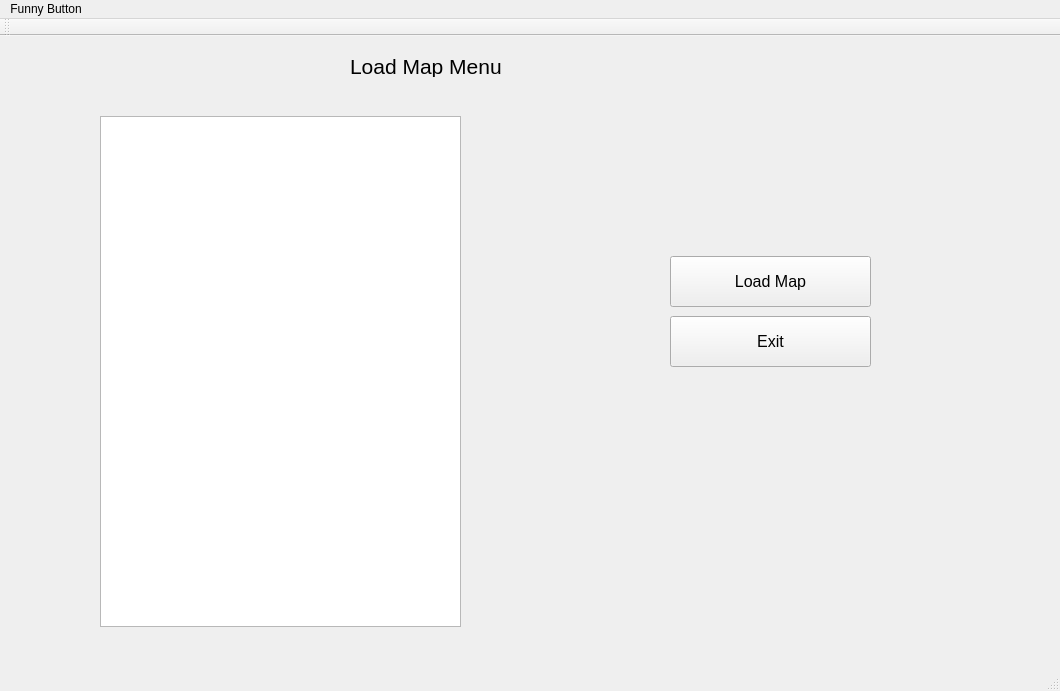
<?xml version="1.0" encoding="UTF-8"?>
<ui version="4.0">
 <class>MapEditorClass</class>
 <widget class="QMainWindow" name="MapEditorClass">
  <property name="geometry">
   <rect>
    <x>0</x>
    <y>0</y>
    <width>1060</width>
    <height>691</height>
   </rect>
  </property>
  <property name="windowTitle">
   <string>MapEditor</string>
  </property>
  <property name="autoFillBackground">
   <bool>false</bool>
  </property>
  <widget class="QWidget" name="centralWidget">
   <widget class="QStackedWidget" name="stackedWidget">
    <property name="geometry">
     <rect>
      <x>-30</x>
      <y>0</y>
      <width>1091</width>
      <height>641</height>
     </rect>
    </property>
    <property name="currentIndex">
     <number>2</number>
    </property>
    <widget class="QWidget" name="widget_mainPage">
     <widget class="QLabel" name="label_mainPage_title">
      <property name="geometry">
       <rect>
        <x>250</x>
        <y>50</y>
        <width>581</width>
        <height>241</height>
       </rect>
      </property>
      <property name="font">
       <font>
        <family>Goudy Stout</family>
        <pointsize>36</pointsize>
        <underline>true</underline>
       </font>
      </property>
      <property name="text">
       <string>Map Editor</string>
      </property>
     </widget>
     <widget class="QWidget" name="layoutWidget">
      <property name="geometry">
       <rect>
        <x>300</x>
        <y>210</y>
        <width>441</width>
        <height>351</height>
       </rect>
      </property>
      <layout class="QVBoxLayout" name="layout_mainMenu">
       <item>
        <widget class="QPushButton" name="button_mainPage_newMap">
         <property name="font">
          <font>
           <family>Goudy Stout</family>
           <pointsize>16</pointsize>
          </font>
         </property>
         <property name="text">
          <string>New Map</string>
         </property>
        </widget>
       </item>
       <item>
        <widget class="QPushButton" name="button_mainPage_loadMap">
         <property name="font">
          <font>
           <family>Goudy Stout</family>
           <pointsize>16</pointsize>
          </font>
         </property>
         <property name="text">
          <string>Load Map</string>
         </property>
        </widget>
       </item>
       <item>
        <widget class="QPushButton" name="button_mainPage_exit">
         <property name="font">
          <font>
           <family>Goudy Stout</family>
           <pointsize>16</pointsize>
          </font>
         </property>
         <property name="text">
          <string>Exit</string>
         </property>
        </widget>
       </item>
      </layout>
     </widget>
    </widget>
    <widget class="QWidget" name="widget_createNewMap">
     <widget class="QPushButton" name="button_createNewMap_createMap">
      <property name="geometry">
       <rect>
        <x>410</x>
        <y>410</y>
        <width>221</width>
        <height>71</height>
       </rect>
      </property>
      <property name="font">
       <font>
        <family>Goudy Stout</family>
        <pointsize>12</pointsize>
       </font>
      </property>
      <property name="text">
       <string>Start</string>
      </property>
     </widget>
     <widget class="QLabel" name="label_createNewMap_title">
      <property name="geometry">
       <rect>
        <x>330</x>
        <y>20</y>
        <width>411</width>
        <height>241</height>
       </rect>
      </property>
      <property name="font">
       <font>
        <family>Goudy Stout</family>
        <pointsize>36</pointsize>
        <underline>true</underline>
       </font>
      </property>
      <property name="text">
       <string>New map</string>
      </property>
     </widget>
     <widget class="QGroupBox" name="newMapInput">
      <property name="geometry">
       <rect>
        <x>240</x>
        <y>190</y>
        <width>571</width>
        <height>191</height>
       </rect>
      </property>
      <property name="title">
       <string/>
      </property>
      <widget class="QLineEdit" name="input_createNewMap_mapName">
       <property name="geometry">
        <rect>
         <x>100</x>
         <y>40</y>
         <width>391</width>
         <height>31</height>
        </rect>
       </property>
      </widget>
      <widget class="QLabel" name="label_createNewMap_nameInput">
       <property name="geometry">
        <rect>
         <x>100</x>
         <y>10</y>
         <width>131</width>
         <height>21</height>
        </rect>
       </property>
       <property name="font">
        <font>
         <family>Goudy Stout</family>
        </font>
       </property>
       <property name="text">
        <string>Map Name</string>
       </property>
      </widget>
      <widget class="QSplitter" name="splitter">
       <property name="geometry">
        <rect>
         <x>340</x>
         <y>90</y>
         <width>145</width>
         <height>44</height>
        </rect>
       </property>
       <property name="orientation">
        <enum>Qt::Orientation::Vertical</enum>
       </property>
       <widget class="QLabel" name="label_createNewMap_mapHeight">
        <property name="font">
         <font>
          <family>Goudy Stout</family>
         </font>
        </property>
        <property name="text">
         <string>Map Height</string>
        </property>
       </widget>
       <widget class="QSpinBox" name="input_createNewMap_mapHeight">
        <property name="font">
         <font>
          <family>Goudy Stout</family>
          <pointsize>12</pointsize>
         </font>
        </property>
       </widget>
      </widget>
      <widget class="QSplitter" name="splitter_2">
       <property name="geometry">
        <rect>
         <x>100</x>
         <y>90</y>
         <width>136</width>
         <height>44</height>
        </rect>
       </property>
       <property name="orientation">
        <enum>Qt::Orientation::Vertical</enum>
       </property>
       <widget class="QLabel" name="label_createNewMap_mapWidth">
        <property name="font">
         <font>
          <family>Goudy Stout</family>
         </font>
        </property>
        <property name="text">
         <string>Map Width</string>
        </property>
       </widget>
       <widget class="QSpinBox" name="input_createNewMap_mapWidth">
        <property name="font">
         <font>
          <family>Goudy Stout</family>
          <pointsize>12</pointsize>
         </font>
        </property>
       </widget>
      </widget>
     </widget>
    </widget>
    <widget class="QWidget" name="widget_loadMap">
     <widget class="QPushButton" name="button_loadMap_load">
      <property name="geometry">
       <rect>
        <x>700</x>
        <y>220</y>
        <width>201</width>
        <height>51</height>
       </rect>
      </property>
      <property name="font">
       <font>
        <family>Arial</family>
        <pointsize>12</pointsize>
       </font>
      </property>
      <property name="text">
       <string>Load Map</string>
      </property>
     </widget>
     <widget class="QListView" name="list_loadMap_mapList">
      <property name="geometry">
       <rect>
        <x>130</x>
        <y>80</y>
        <width>361</width>
        <height>511</height>
       </rect>
      </property>
      <property name="font">
       <font>
        <family>Goudy Stout</family>
        <pointsize>12</pointsize>
       </font>
      </property>
     </widget>
     <widget class="QLabel" name="label_loadMap_title">
      <property name="geometry">
       <rect>
        <x>380</x>
        <y>20</y>
        <width>561</width>
        <height>21</height>
       </rect>
      </property>
      <property name="font">
       <font>
        <family>Arial</family>
        <pointsize>16</pointsize>
       </font>
      </property>
      <property name="text">
       <string>Load Map Menu</string>
      </property>
     </widget>
     <widget class="QPushButton" name="button_loadMap_exit">
      <property name="geometry">
       <rect>
        <x>700</x>
        <y>280</y>
        <width>201</width>
        <height>51</height>
       </rect>
      </property>
      <property name="font">
       <font>
        <family>Arial</family>
        <pointsize>12</pointsize>
       </font>
      </property>
      <property name="text">
       <string>Exit</string>
      </property>
     </widget>
    </widget>
    <widget class="QWidget" name="widget_mapEditor">
     <widget class="QLabel" name="label_mapEditor_title">
      <property name="geometry">
       <rect>
        <x>430</x>
        <y>20</y>
        <width>251</width>
        <height>51</height>
       </rect>
      </property>
      <property name="font">
       <font>
        <family>Goudy Stout</family>
        <pointsize>16</pointsize>
       </font>
      </property>
      <property name="text">
       <string>Map Editor</string>
      </property>
     </widget>
     <widget class="QPushButton" name="button_mapEditor_reset">
      <property name="geometry">
       <rect>
        <x>40</x>
        <y>10</y>
        <width>141</width>
        <height>31</height>
       </rect>
      </property>
      <property name="text">
       <string>Reset</string>
      </property>
     </widget>
     <widget class="QPushButton" name="button_mapEditor_save">
      <property name="geometry">
       <rect>
        <x>920</x>
        <y>470</y>
        <width>131</width>
        <height>61</height>
       </rect>
      </property>
      <property name="text">
       <string>Save</string>
      </property>
     </widget>
     <widget class="QPushButton" name="button_mapEditor_exit">
      <property name="geometry">
       <rect>
        <x>920</x>
        <y>540</y>
        <width>131</width>
        <height>61</height>
       </rect>
      </property>
      <property name="text">
       <string>Exit</string>
      </property>
     </widget>
     <widget class="QGroupBox" name="box_position">
      <property name="geometry">
       <rect>
        <x>850</x>
        <y>180</y>
        <width>201</width>
        <height>241</height>
       </rect>
      </property>
      <property name="title">
       <string/>
      </property>
      <widget class="QSpinBox" name="input_mapEditor_endingColumn">
       <property name="geometry">
        <rect>
         <x>140</x>
         <y>190</y>
         <width>51</width>
         <height>41</height>
        </rect>
       </property>
      </widget>
      <widget class="QLabel" name="label_mapEditor_startingRow">
       <property name="geometry">
        <rect>
         <x>20</x>
         <y>50</y>
         <width>49</width>
         <height>16</height>
        </rect>
       </property>
       <property name="text">
        <string>Row</string>
       </property>
      </widget>
      <widget class="QLabel" name="label_mapEditor_endingRow">
       <property name="geometry">
        <rect>
         <x>20</x>
         <y>170</y>
         <width>49</width>
         <height>16</height>
        </rect>
       </property>
       <property name="text">
        <string>Row</string>
       </property>
      </widget>
      <widget class="QSpinBox" name="input_mapEditor_endingRow">
       <property name="geometry">
        <rect>
         <x>30</x>
         <y>190</y>
         <width>51</width>
         <height>41</height>
        </rect>
       </property>
      </widget>
      <widget class="QLabel" name="label_mapEditor_endingColumn">
       <property name="geometry">
        <rect>
         <x>120</x>
         <y>170</y>
         <width>61</width>
         <height>16</height>
        </rect>
       </property>
       <property name="text">
        <string>Column</string>
       </property>
      </widget>
      <widget class="QSpinBox" name="input_mapEditor_startingColumn">
       <property name="geometry">
        <rect>
         <x>140</x>
         <y>70</y>
         <width>51</width>
         <height>41</height>
        </rect>
       </property>
      </widget>
      <widget class="QLabel" name="label_mapEditor_endingPosition">
       <property name="geometry">
        <rect>
         <x>20</x>
         <y>140</y>
         <width>111</width>
         <height>21</height>
        </rect>
       </property>
       <property name="text">
        <string>Ending position</string>
       </property>
      </widget>
      <widget class="QLabel" name="label_mapEditor_startingPosition">
       <property name="geometry">
        <rect>
         <x>20</x>
         <y>20</y>
         <width>111</width>
         <height>21</height>
        </rect>
       </property>
       <property name="text">
        <string>Starting position</string>
       </property>
      </widget>
      <widget class="QSpinBox" name="input_mapEditor_startingRow">
       <property name="geometry">
        <rect>
         <x>30</x>
         <y>70</y>
         <width>51</width>
         <height>41</height>
        </rect>
       </property>
      </widget>
      <widget class="QLabel" name="label_mapEditor_startingColumn">
       <property name="geometry">
        <rect>
         <x>120</x>
         <y>50</y>
         <width>61</width>
         <height>16</height>
        </rect>
       </property>
       <property name="text">
        <string>Column</string>
       </property>
      </widget>
     </widget>
     <widget class="QGroupBox" name="box_mapEditor_placeWall">
      <property name="geometry">
       <rect>
        <x>50</x>
        <y>490</y>
        <width>241</width>
        <height>111</height>
       </rect>
      </property>
      <property name="title">
       <string>Place Wall</string>
      </property>
      <widget class="QLabel" name="label_mapEditor_placeWallRow">
       <property name="geometry">
        <rect>
         <x>10</x>
         <y>30</y>
         <width>49</width>
         <height>16</height>
        </rect>
       </property>
       <property name="text">
        <string>Row</string>
       </property>
      </widget>
      <widget class="QSpinBox" name="input_mapEditor_placeWallColumn">
       <property name="geometry">
        <rect>
         <x>90</x>
         <y>50</y>
         <width>51</width>
         <height>41</height>
        </rect>
       </property>
      </widget>
      <widget class="QSpinBox" name="input_mapEditor_placeWallRow">
       <property name="geometry">
        <rect>
         <x>20</x>
         <y>50</y>
         <width>51</width>
         <height>41</height>
        </rect>
       </property>
      </widget>
      <widget class="QLabel" name="label_mapEditor_placeWallColumn">
       <property name="geometry">
        <rect>
         <x>70</x>
         <y>30</y>
         <width>61</width>
         <height>16</height>
        </rect>
       </property>
       <property name="text">
        <string>Column</string>
       </property>
      </widget>
      <widget class="QPushButton" name="button_mapEditor_placeWall">
       <property name="geometry">
        <rect>
         <x>150</x>
         <y>50</y>
         <width>81</width>
         <height>41</height>
        </rect>
       </property>
       <property name="text">
        <string>Place Wall</string>
       </property>
      </widget>
     </widget>
     <widget class="QGroupBox" name="box_mapEditor_placeObject">
      <property name="geometry">
       <rect>
        <x>310</x>
        <y>490</y>
        <width>241</width>
        <height>111</height>
       </rect>
      </property>
      <property name="title">
       <string>Place Chest</string>
      </property>
      <widget class="QLabel" name="label_mapEditor_placeObjectRow">
       <property name="geometry">
        <rect>
         <x>10</x>
         <y>30</y>
         <width>49</width>
         <height>16</height>
        </rect>
       </property>
       <property name="text">
        <string>Row</string>
       </property>
      </widget>
      <widget class="QSpinBox" name="input_mapEditor_placeObjectColumn">
       <property name="geometry">
        <rect>
         <x>90</x>
         <y>50</y>
         <width>51</width>
         <height>41</height>
        </rect>
       </property>
      </widget>
      <widget class="QSpinBox" name="input_mapEditor_placeObjectRow">
       <property name="geometry">
        <rect>
         <x>20</x>
         <y>50</y>
         <width>51</width>
         <height>41</height>
        </rect>
       </property>
      </widget>
      <widget class="QLabel" name="label_mapEditor_placeObjectColumn">
       <property name="geometry">
        <rect>
         <x>70</x>
         <y>30</y>
         <width>61</width>
         <height>16</height>
        </rect>
       </property>
       <property name="text">
        <string>Column</string>
       </property>
      </widget>
      <widget class="QPushButton" name="button_mapEditor_placeObject">
       <property name="geometry">
        <rect>
         <x>150</x>
         <y>50</y>
         <width>81</width>
         <height>41</height>
        </rect>
       </property>
       <property name="text">
        <string>Place Chest</string>
       </property>
      </widget>
     </widget>
     <widget class="QGroupBox" name="box_mapEditor_emptyCell">
      <property name="geometry">
       <rect>
        <x>570</x>
        <y>490</y>
        <width>241</width>
        <height>111</height>
       </rect>
      </property>
      <property name="title">
       <string>Empty Cell</string>
      </property>
      <widget class="QLabel" name="label_mapEditor_emptyCellRow">
       <property name="geometry">
        <rect>
         <x>10</x>
         <y>30</y>
         <width>49</width>
         <height>16</height>
        </rect>
       </property>
       <property name="text">
        <string>Row</string>
       </property>
      </widget>
      <widget class="QSpinBox" name="input_mapEditor_emptyCellColumn">
       <property name="geometry">
        <rect>
         <x>90</x>
         <y>50</y>
         <width>51</width>
         <height>41</height>
        </rect>
       </property>
      </widget>
      <widget class="QSpinBox" name="input_mapEditor_emptyCellRow">
       <property name="geometry">
        <rect>
         <x>20</x>
         <y>50</y>
         <width>51</width>
         <height>41</height>
        </rect>
       </property>
      </widget>
      <widget class="QLabel" name="label_mapEditor_emptyCellColumn">
       <property name="geometry">
        <rect>
         <x>70</x>
         <y>30</y>
         <width>61</width>
         <height>16</height>
        </rect>
       </property>
       <property name="text">
        <string>Column</string>
       </property>
      </widget>
      <widget class="QPushButton" name="button_mapEditor_emptyCell">
       <property name="geometry">
        <rect>
         <x>150</x>
         <y>50</y>
         <width>81</width>
         <height>41</height>
        </rect>
       </property>
       <property name="text">
        <string>Empty</string>
       </property>
      </widget>
     </widget>
     <widget class="GameMapWidget" name="widget_mapEditor_map" native="true">
      <property name="geometry">
       <rect>
        <x>50</x>
        <y>80</y>
        <width>741</width>
        <height>381</height>
       </rect>
      </property>
     </widget>
    </widget>
   </widget>
  </widget>
  <widget class="QMenuBar" name="menuBar">
   <property name="geometry">
    <rect>
     <x>0</x>
     <y>0</y>
     <width>1060</width>
     <height>33</height>
    </rect>
   </property>
   <widget class="QMenu" name="menuFunny_Button">
    <property name="title">
     <string>Funny Button</string>
    </property>
   </widget>
   <addaction name="menuFunny_Button"/>
  </widget>
  <widget class="QToolBar" name="mainToolBar">
   <attribute name="toolBarArea">
    <enum>TopToolBarArea</enum>
   </attribute>
   <attribute name="toolBarBreak">
    <bool>false</bool>
   </attribute>
  </widget>
  <widget class="QStatusBar" name="statusBar"/>
 </widget>
 <layoutdefault spacing="6" margin="11"/>
 <customwidgets>
  <customwidget>
   <class>GameMapWidget</class>
   <extends>QWidget</extends>
   <header>gamemapwidget.h</header>
   <container>1</container>
  </customwidget>
 </customwidgets>
 <includes>
  <include location="local">gamemapwidget.h</include>
 </includes>
 <resources/>
 <connections/>
</ui>
